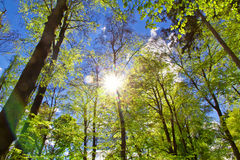
//> input picture fushiandpengzhang/fushiandpengzhang/1.jpg, 240 x 160 px
$ ./fushiandpengzhang   (built with g++ and OpenCV 4)
//> lines starting //> are read from the running program, lines starting //| are printed output that depends on the picture
// fushiandpengzhang.cpp : 此文件包含 "main" 函数。程序执行将在此处开始并结束。
//
#include <opencv2/opencv.hpp>
#include <opencv2/highgui/highgui.hpp>
#include <opencv2/imgproc/imgproc.hpp>
#include <iostream>
using namespace std;
using namespace cv;

Mat g_srcImage, g_dstImage;//原始图和效果图
int g_nTrackbarNumer = 0;//0表示腐蚀erode, 1表示膨胀dilate
int g_nStructElementSize = 3; //结构元素(内核矩阵)的尺寸

void Process();//膨胀和腐蚀的处理函数
void on_TrackbarNumChange(int, void*);//回调函数
void on_ElementSizeChange(int, void*);//回调函数

int main()
{
	//改变console字体颜色
	system("color 2F");

	//载入原图
	g_srcImage = imread("1.jpg");
//> g_srcImage is the input picture: 160 rows x 240 cols, CV_8UC3; mean B, G, R 86.8, 123, 112.8
	if (!g_srcImage.data) { printf("读取srcImage错误~！ \n"); return false; }

	//显示原始图
	namedWindow("【原始图】");
	imshow("【原始图】", g_srcImage);

	//进行初次腐蚀操作并显示效果图
	namedWindow("【效果图】");
	//获取自定义核
	Mat element = getStructuringElement(MORPH_RECT, Size(2 * g_nStructElementSize + 1, 2 * g_nStructElementSize + 1), Point(g_nStructElementSize, g_nStructElementSize));
	erode(g_srcImage, g_dstImage, element);
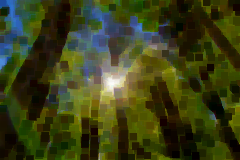
//> g_dstImage: 160 rows x 240 cols, CV_8UC3; mean B, G, R 24.4, 63.9, 59
	imshow("【效果图】", g_dstImage);

	//创建轨迹条
	createTrackbar("腐蚀/膨胀", "【效果图】", &g_nTrackbarNumer, 1, on_TrackbarNumChange);
//> slider '腐蚀/膨胀' is set to 1
	createTrackbar("内核尺寸", "【效果图】", &g_nStructElementSize, 21, on_ElementSizeChange);

	//输出一些帮助信息
	cout << endl << "\t运行成功，请调整滚动条观察图像效果~\n\n"
		<< "\t按下“q”键时，程序退出。\n";

	//轮询获取按键信息，若下q键，程序退出
	while (char(waitKey(1)) != 'q') {}
//> in Process, `dilate(g_srcImage, g_dstImage, element);`:
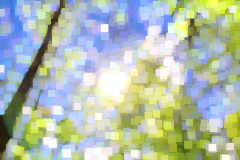
//> g_dstImage: 160 rows x 240 cols, CV_8UC3; mean B, G, R 174.9, 188.9, 176.4
//> the 'q' key is pressed

	return 0;
}

void Process()
{
	//获取自定义核
	Mat element = getStructuringElement(MORPH_RECT, Size(2 * g_nStructElementSize + 1, 2 * g_nStructElementSize + 1), Point(g_nStructElementSize, g_nStructElementSize));

	//进行腐蚀或膨胀操作
	if (g_nTrackbarNumer == 0) {
		erode(g_srcImage, g_dstImage, element);
	}
	else {
		dilate(g_srcImage, g_dstImage, element);
	}

	//显示效果图
	imshow("【效果图】", g_dstImage);
}


void on_TrackbarNumChange(int, void*)
{
	//腐蚀和膨胀之间效果已经切换，回调函数体内需调用一次Process函数，使改变后的效果立即生效并显示出来
	Process();
}

void on_ElementSizeChange(int, void*)
{
	//内核尺寸已改变，回调函数体内需调用一次Process函数，使改变后的效果立即生效并显示出来
	Process();
}

// 运行程序: Ctrl + F5 或调试 >“开始执行(不调试)”菜单
// 调试程序: F5 或调试 >“开始调试”菜单

// 入门使用技巧:
//   1. 使用解决方案资源管理器窗口添加/管理文件
//   2. 使用团队资源管理器窗口连接到源代码管理
//   3. 使用输出窗口查看生成输出和其他消息
//   4. 使用错误列表窗口查看错误
//   5. 转到“项目”>“添加新项”以创建新的代码文件，或转到“项目”>“添加现有项”以将现有代码文件添加到项目
//   6. 将来，若要再次打开此项目，请转到“文件”>“打开”>“项目”并选择 .sln 文件
